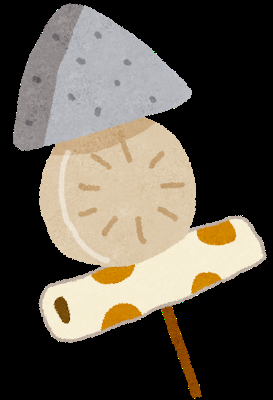
#> input picture 04_py_imgproc/data/oden.png, 273 x 400 px
$ python py_pyramids.py
#> lines starting #> are read from the running program, lines starting #| are printed output that depends on the picture
# -*- coding: utf-8 -*-
import cv2 as cv
import numpy as np
import matplotlib.pyplot as plt


# 画像ピラミッド
img = cv.imread("data/oden.png")
#> img is the input picture: shape (400, 273, 3); mean B, G, R 73.9, 84.4, 91.2
img = img[:,:,::-1]
higher_reso =img

lower_reso = cv.pyrDown(higher_reso)
lowerlower_reso = cv.pyrDown(lower_reso)

plt.subplot(2, 2, 1)
plt.imshow(higher_reso)
plt.xticks([]), plt.yticks([])
plt.subplot(2, 2, 2)
plt.imshow(lower_reso)
plt.xticks([]), plt.yticks([])
plt.subplot(2, 2, 3)
plt.imshow(lowerlower_reso)
plt.xticks([]), plt.yticks([])
plt.subplot(2, 2, 4)
plt.imshow(cv.pyrDown(lowerlower_reso))
plt.xticks([]), plt.yticks([])
plt.show()
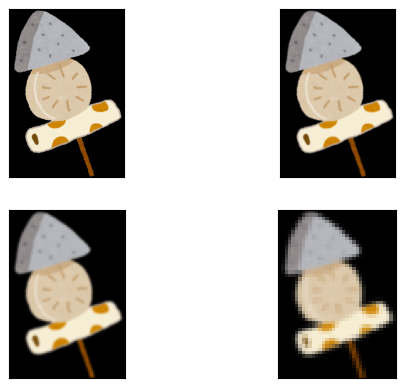
#> figure drawn by matplotlib, 4 panels
# この表示では画像サイズの変化が見て取れないため、よろしくないな


# ピラミッドをを使ったブレンディング
import cv2 as cv
import numpy as np

A = cv.imread("data/oden.png")
A = A[:256, :256]
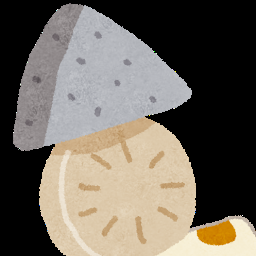
#> A: shape (256, 256, 3); mean B, G, R 94, 103.5, 110.4
B = cv.imread("data/music_koto_man.png")
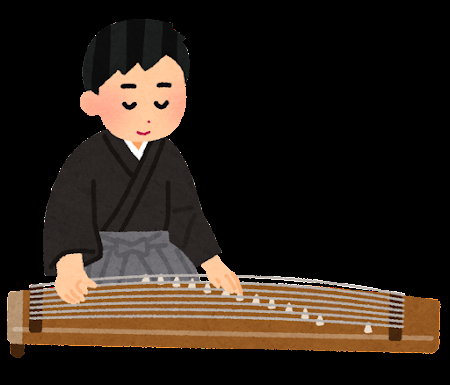
#> input picture 04_py_imgproc/data/music_koto_man.png, 450 x 385 px
#> B is the input picture: shape (385, 450, 3); mean B, G, R 25.7, 34.1, 44.5
B = B[:256, :256]
#> B: shape (256, 256, 3)

G = A.copy()
gpA = [G]
for i in range(6):
    G = cv.pyrDown(G)
    gpA.append(G)
#> after the loop, gpA = 7 items

G = B.copy()
gpB = [G]
for i in range(6):
    G = cv.pyrDown(G)
    gpB.append(G)
#> this loop made 6 passes
#> pass 1, `G = cv.pyrDown(G)`:
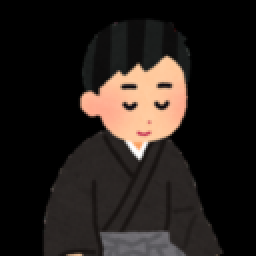
#> G: shape (128, 128, 3) (shown 2 times larger); mean B, G, R 26.8, 30.5, 37.2
#> after the loop, gpB = 7 items

lpA = [gpA[5]]
for i in range(5,0,-1):
    GE = cv.pyrUp(gpA[i])
    L = cv.subtract(gpA[i-1], GE)
    lpA.append(L)
#> after the loop, lpA = 6 items

lpB = [gpB[5]]
for i in range(5,0,-1):
    GE = cv.pyrUp(gpB[i])
    L = cv.subtract(gpB[i-1],GE)
    lpB.append(L)
#> this loop made 5 passes
#> pass 3, `L = cv.subtract(gpB[i-1],GE)`:
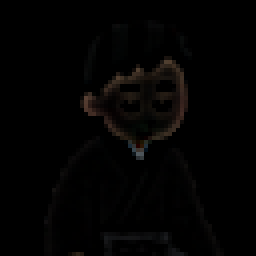
#> L: shape (64, 64, 3) (shown 4 times larger); mean of channels 0, 1, 2 2.1, 2.5, 3.1; drawn as B, G, R
#> after the loop, lpB = 6 items

LS = []
for la,lb in zip(lpA,lpB):
    rows,cols,dpt = la.shape
    ls = np.hstack((la[:,0:cols//2], lb[:,cols//2:]))
    LS.append(ls)
#> this loop made 6 passes
#> (rows, cols) on passes 1 to 6: (8, 8), (16, 16), (32, 32), (64, 64), (128, 128), (256, 256)
#> after the loop, LS = 6 items

# now reconstruct
ls_ = LS[0]
for i in range(1,6):
    ls_ = cv.pyrUp(ls_)
    ls_ = cv.add(ls_, LS[i])
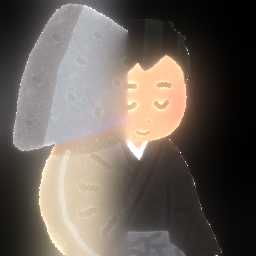
#> ls_: shape (256, 256, 3); mean of channels 0, 1, 2 89.3, 96.7, 105.7; drawn as B, G, R

# image with direct connecting each half
real = np.hstack((A[:,:cols//2],B[:,cols//2:]))
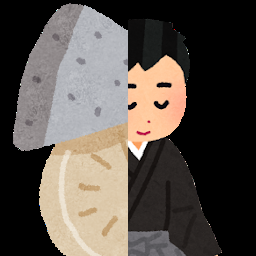
#> real: shape (256, 256, 3); mean B, G, R 74.4, 80.9, 88.3

# cv.imwrite('Pyramid_blending2.jpg',ls_)
# cv.imwrite('Direct_blending.jpg',real)
